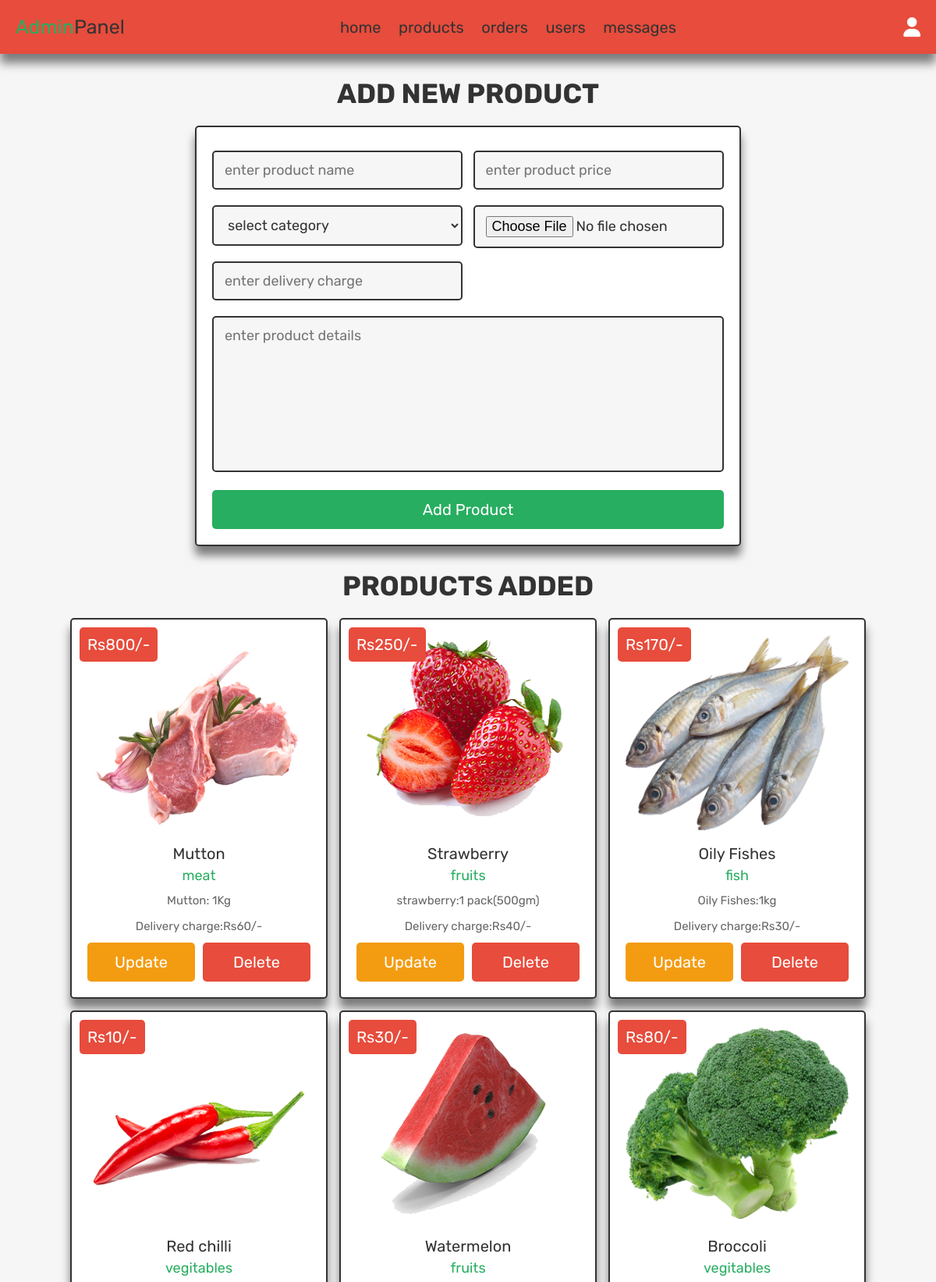
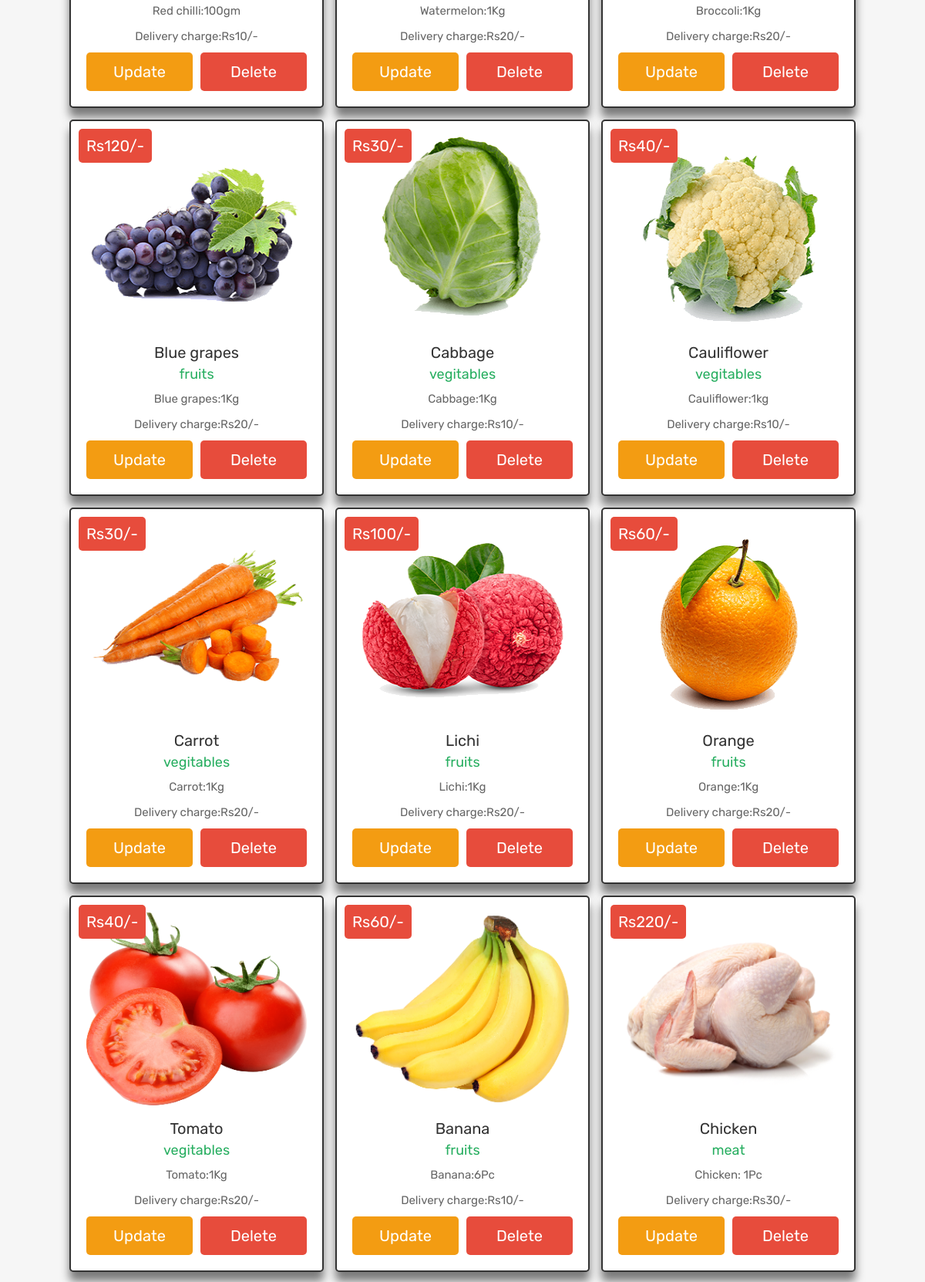
/admin_products.php (signed in, upper part), run on the app's committed database (2 pictures, top to bottom).
### tables this page shows
CREATE TABLE `products` (
  `id` int(100) NOT NULL,
  `name` varchar(100) NOT NULL,
  `category` varchar(20) NOT NULL,
  `details` varchar(500) NOT NULL,
  `price` int(100) NOT NULL,
  `image` varchar(100) NOT NULL,
  `charge` int(100) NOT NULL
);

### admin_products.php (the view, shortened to what this page needs)
<?php
@include 'config.php';
?>
<!DOCTYPE html>
<html lang="en">
<head>
   <link rel="stylesheet" href="https://cdnjs.cloudflare.com/ajax/libs/font-awesome/6.1.1/css/all.min.css">
   <link rel="stylesheet" href="css/admin_style.css">
</head>
<body>
<?php include 'admin_header.php'; ?>
<section class="add-products">
   <h1 class="title">add new product</h1>
   <form action="" method="POST" enctype="multipart/form-data">
      <div class="flex">
         <div class="inputBox">
         <input type="text" name="name" class="box" required placeholder="enter product name">
         <select name="category" class="box" required>
            <option value="" selected disabled>select category</option>
         </select>
         <input type="number" min="0" name="charge" class="box" required placeholder="enter delivery charge">
         </div>
         <div class="inputBox">
         <input type="number" min="0" name="price" class="box" required placeholder="enter product price">
         <input type="file" name="image" required class="box" accept="image/jpg, image/jpeg, image/png">
         </div>
      </div>
      <textarea name="details" class="box" required placeholder="enter product details" cols="30" rows="10"></textarea>
      <input type="submit" class="btn" value="add product" name="add_product">
   </form>
</section>
<section class="show-products">
   <h1 class="title">products added</h1>
   <div class="box-container">
   <?php
      $show_products = $conn->prepare("SELECT * FROM `products` ORDER BY id DESC");
      $show_products->execute();
      if($show_products->rowCount() > 0){
         while($fetch_products = $show_products->fetch(PDO::FETCH_ASSOC)){
   ?>
   <div class="box">
      <div class="price">Rs<?= $fetch_products['price']; ?>/-</div>
      <img src="uploaded_img/<?= $fetch_products['image']; ?>" alt="">
      <div class="name"><?= $fetch_products['name']; ?></div>
      <div class="cat"><?= $fetch_products['category']; ?></div>
      <div class="details"><?= $fetch_products['details']; ?></div>
      <div class="details">Delivery charge:Rs<?= $fetch_products['charge']; ?>/-</div>
      <div class="flex-btn">
         <a href="admin_update_product.php?update=<?= $fetch_products['id']; ?>" class="option-btn">update</a>
         <a href="admin_products.php?delete=<?= $fetch_products['id']; ?>" class="delete-btn" onclick="return confirm('delete this product?');">delete</a>
      </div>
   </div>
   <?php
      }
   }else{
      echo '<p class="empty">now products added yet!</p>';
   }
   ?>
   </div>
</section>
</body>
</html>

### css/admin_style.css (style rules this page uses)
.add-products form { max-width: 70rem; padding:2rem; margin:0 auto; text-align: center; border:var(--border); box-shadow: var(--box-shadow); background-color: var(--white); border-radius: .5rem; }
.add-products form .flex { display: flex; justify-content: space-between; flex-wrap: wrap; }
.add-products form .flex .inputBox { width: 49%; }
.add-products form .box { width: 100%; margin:1rem 0; padding:1.2rem 1.4rem; font-size: 1.8rem; color:var(--black); border-radius: .5rem; background-color: var(--light-bg); border:var(--border); }
.add-products form textarea { height: 20rem; resize: none; }
.show-products { padding-top: 0; }
.show-products .box-container { display: grid; grid-template-columns: repeat(auto-fit, 33rem); gap:1.5rem; align-items: flex-start; justify-content:center; }
.show-products .box-container .box { text-align: center; border:var(--border); box-shadow: var(--box-shadow); background-color: var(--white); border-radius: .5rem; padding:2rem; position: relative; }
.show-products .box-container .box .price { position: absolute; top:1rem; left:1rem; padding:1rem; font-size: 2rem; color:var(--white); background-color: var(--red); border-radius: .5rem; }
.show-products .box-container .box img { height: 25rem; width: 100%; margin-bottom: 1rem; }
.show-products .box-container .box .name { margin:.5rem 0; font-size: 2rem; color:var(--black); }
.show-products .box-container .box .cat { font-size: 1.8rem; color:var(--green); }
.show-products .box-container .box .details { padding-top: 1rem; font-size: 1.5rem; line-height: 1.5; color:var(--light-color); }

### css/components.css (style rules this page uses)
:root { --green:#27ae60; --orange:#f39c12; --red:#e74c3c; --black:#333; --light-color:#666; --white:#fff; --light-bg:#f6f6f6; --border:.2rem solid var(--black); --box-shadow:0 1.2rem 1.2rem rgba(0,0,0,.5); }
* { font-family: 'Rubik', sans-serif; margin:0; padding:0; box-sizing: border-box; outline: none; border:none; text-decoration: none; color:var(--black); }
body { background-color: var(--light-bg); }
html { font-size: 62.5%; overflow-x: hidden; scroll-behavior: smooth; scroll-padding-top: 6.5rem; }
section { padding:3rem 2rem; max-width: 1200px; margin:0 auto; }
.btn, .delete-btn, .option-btn { display: block; width: 100%; margin-top: 1rem; border-radius: .5rem; color:var(--white); font-size: 2rem; padding:1.3rem 3rem; text-transform: capitalize; cursor: pointer; text-align: center; }
.btn { background-color: var(--green); }
.delete-btn { background-color: var(--red); }
.option-btn { background-color: var(--orange); }
.flex-btn { display: flex; flex-wrap: wrap; gap:1rem; }
.flex-btn > * { flex:1; }
.title { text-align: center; margin-bottom: 2rem; text-transform: uppercase; color:var(--black); font-size: 3.5rem; }

### data on the page
products: price "800", image (picture), name "Mutton", category "meat", details "Mutton: 1Kg", charge "60"
products: price "250", image (picture), name "Strawberry", category "fruits", details "strawberry:1 pack(500gm)", charge "40"
products: price "170", image (picture), name "Oily Fishes", category "fish", details "Oily Fishes:1kg", charge "30"
products: price "10", image (picture), name "Red chilli", category "vegitables", details "Red chilli:100gm", charge "10"
products: price "30", image (picture), name "Watermelon", category "fruits", details "Watermelon:1Kg", charge "20"
products: price "80", image (picture), name "Broccoli", category "vegitables", details "Broccoli:1Kg", charge "20"
products: price "120", image (picture), name "Blue grapes", category "fruits", details "Blue grapes:1Kg", charge "20"
products: price "30", image (picture), name "Cabbage", category "vegitables", details "Cabbage:1Kg", charge "10"
products: price "40", image (picture), name "Cauliflower", category "vegitables", details "Cauliflower:1kg", charge "10"
products: price "30", image (picture), name "Carrot", category "vegitables", details "Carrot:1Kg", charge "20"
products: price "100", image (picture), name "Lichi", category "fruits", details "Lichi:1Kg", charge "20"
products: price "60", image (picture), name "Orange", category "fruits", details "Orange:1Kg", charge "20"
products: price "40", image (picture), name "Tomato", category "vegitables", details "Tomato:1Kg", charge "20"
products: price "60", image (picture), name "Banana", category "fruits", details "Banana:6Pc", charge "10"
products: price "220", image (picture), name "Chicken", category "meat", details "Chicken: 1Pc", charge "30"
